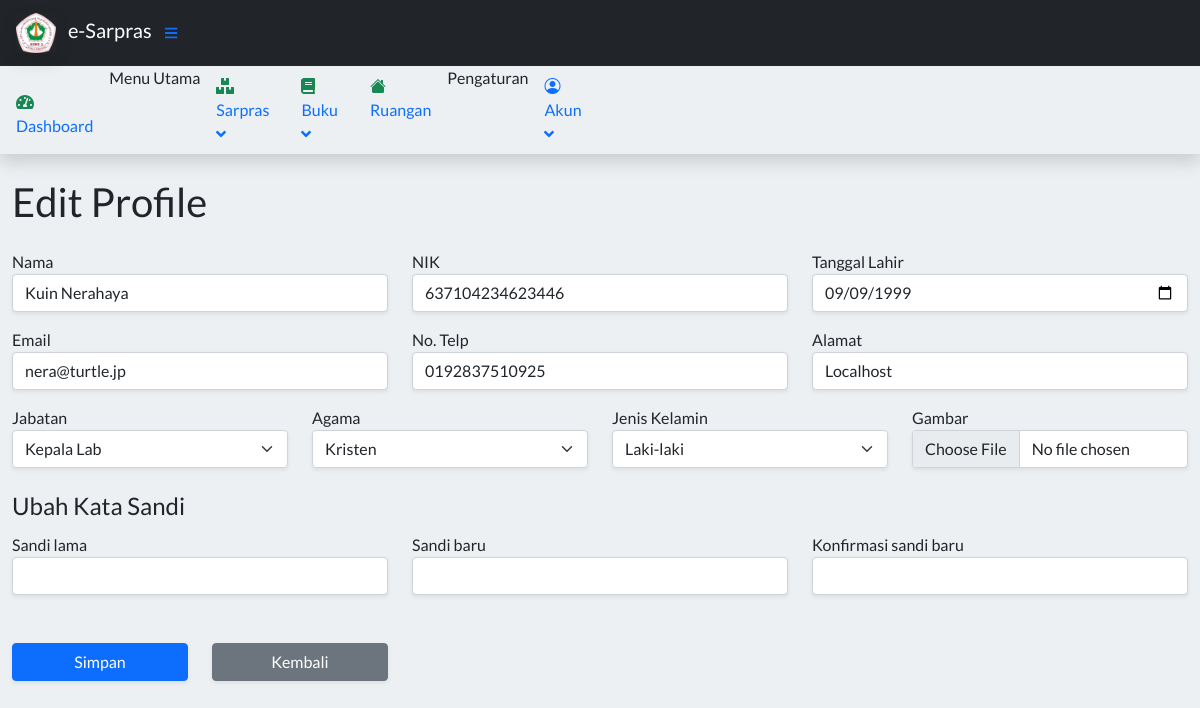
Page /index.php?page=Profileedit (signed in) on the committed database.
### tables this page shows
CREATE TABLE `tuser` (
  `idUser` int(11) NOT NULL,
  `username` varchar(30) NOT NULL,
  `password` varchar(255) NOT NULL,
  `role` enum('Superuser','Administrator','Guest') NOT NULL,
  `nik` varchar(16) DEFAULT NULL,
  `nama` varchar(30) NOT NULL,
  `fotoProfil` varchar(255) DEFAULT 'person-fill.svg',
  `gender` enum('Laki-laki','Perempuan') NOT NULL,
  `agama` enum('Budha','Hindu','Islam','Katholik','Kristen') NOT NULL,
  `telpon` varchar(13) DEFAULT NULL,
  `email` varchar(30) DEFAULT NULL,
  `tanggalLahir` date DEFAULT NULL,
  `alamat` varchar(50) DEFAULT NULL,
  `status` enum('Kepala Sekolah','Wakil Kepala Sekolah','Kepala Lab','Guru') DEFAULT NULL,
  `isDeleted` tinyint(1) NOT NULL DEFAULT 0
);

### config/sessionmanager.php (called while the page is built, shortened)
<?php
$userSession = [
            "idUser" => $_SESSION["idUser"],
            "role" => $_SESSION["role"]
];

### config/userfunctions.php (called while the page is built, shortened)
<?php
	include_once 'connect.php';
	function query($query) {
		global $db;
		$result = mysqli_query($db, $query);
		$rows = [];
		while( $row = mysqli_fetch_assoc($result) ) {
			$rows[] = $row;
		}
		return $rows;
	}
 ?>

### contents/User/profileedit.php (the view, shortened to what this page needs)
<main>
    <div class="container-fluid">
        <h1 class="mt-4">Edit Profile</h1>
            <?php
                include 'config/userfunctions.php';
                $id = $userSession['idUser'];
                $user = query("SELECT * FROM tuser WHERE idUser = $id")[0];
            ?>
    <form action="" method="post" enctype="multipart/form-data">
        <div class="row">
            <div class="col-md mt-3">
                <label for="">Nama</label>
                <input type="text" class="form-control shadow-sm" name="nama" value="<?= $user['nama']; ?>">
            </div>
            <div class="col-md mt-3">
                <label for="">NIK</label>
                <input type="number" oninput="javascript: if (this.value.length > this.maxLength) this.value = this.value.slice(0, this.maxLength);" maxlength="16" class="form-control shadow-sm" name="nik" value="<?= $user['nik']; ?>">
            </div>
              <div class="col-md mt-3">
                <label for="">Tanggal Lahir</label>
                <input type="date" class="form-control shadow-sm" name="tanggalLahir" value="<?= $user['tanggalLahir']; ?>">
            </div>
        </div>
        <div class="row">
            <div class="col-md mt-3">
                <label for="">Email</label>
                <input type="email" class="form-control shadow-sm" name="email" value="<?= $user['email']; ?>">
            </div>
            <div class="col-md mt-3">
                <label for="">No. Telp</label>
                <input type="number" oninput="javascript: if (this.value.length > this.maxLength) this.value = this.value.slice(0, this.maxLength);" maxlength="13" class="form-control shadow-sm" name="telpon" value="<?= $user['telpon']; ?>">
            </div>
            <div class="col-md mt-3">
                <label for="">Alamat</label>
                <input type="text" class="form-control shadow-sm" name="alamat" value="<?= $user['alamat']; ?>">
            </div>
        </div>
        <div class="row mb-3">
            <div class="col-md mt-3">
                <label for="">Jabatan</label>
                <select name="status" class="form-select shadow-sm">
                <?php if($user['status'] == 'Kepala Sekolah') { ?>
                    <option value="Kepala Sekolah" selected>Kepala Sekolah</option>
                    <option value="Wakil Kepala Sekolah">Wakil Kepala Sekolah</option>
                    <option value="Kepala Lab">Kepala Lab</option>
                    <option value="Guru">Guru</option>
                <?php }elseif ($user['status'] == 'Kepala Lab') { ?>
                    <option value="Kepala Lab" selected>Kepala Lab</option>
                <?php } ?>
                </select>
           </div>
            <div class="col-md mt-3">
                <label for="kondisiBuku">Agama</label>
                <select name="agama" class="form-select shadow-sm">
                    <?php if($user['agama'] == 'Islam') { ?>
                        <option value='Islam' selected>Islam</option>
                        <option value='Kristen'>Kristen</option>
                        <option value='Katholik'>Katholik</option>
                        <option value='Budha'>Budha</option>
                        <option value='Hindu'>Hindu</option>
                    <?php }elseif($user['agama'] == 'Kristen') { ?>
                        <option value='Kristen' selected>Kristen</option>
                    <?php } ?>
                </select>
            </div>
            <div class="col-md mt-3">
                <label>Jenis Kelamin</label>
                <select name="gender" class="form-select shadow-sm">
                    <?php if($user['gender'] == 'Laki-laki') { ?>
                        <option value="Laki-laki" selected>Laki-laki</option>
                    <?php }elseif($user['gender'] == 'Perempuan') { ?>
                        <option value="Laki-laki">Laki-laki</option>
                        <option value="Perempuan" selected>Perempuan</option>
                    <?php } ?>
                </select>
            </div>
            <div class="col-md mt-3">
                <label for="">Gambar</label>
                <input type="file" class="form-control shadow-sm" name="fotoProfil">
            </div>
        </div>
        <div class="row mt-4">
            <div class="col-md">
                <h4>Ubah Kata Sandi</h4>
            </div>
        </div>
        <div class="row mb-5">
            <div class="col-md mt-1">
                <label>Sandi lama</label>
                <input type="password" class="form-control shadow-sm" name="passlama">
            </div>
            <div class="col-md mt-1">
                <label>Sandi baru</label>
                <input type="password" class="form-control shadow-sm" name="passbaru1">
            </div>
            <div class="col-md mt-1">
                <label>Konfirmasi sandi baru</label>
                <input type="password" class="form-control shadow-sm" name="passbaru2">
            </div>
        </div>
        <div class="row">
            <div class="col-md-2 mb-3">
                <div class="d-grid">
                    <button class="shadow-sm btn btn-primary" type="submit" name="edit">Simpan</button>
                </div>
            </div>
            <div class="col-md-2 mb-3">
                <div class="d-grid">
                    <a href="index.php?page=Profile" class="shadow-sm btn btn-secondary">Kembali</a>
                </div>
            </div>
        </div>
    </form>
    </div>
</main>

### index.php (style rules this page uses)
body { background-color: rgb(237, 240, 243); font-family: 'Lato', sans-serif; }

### rows in the picture
tuser: nama "Kuin Nerahaya", nik "637104234623446", tanggalLahir "09/09/1999", email "nera@turtle.jp", telpon "0192837510925", alamat "Localhost", status "Kepala Lab", agama "Kristen", gender "Laki-laki"
